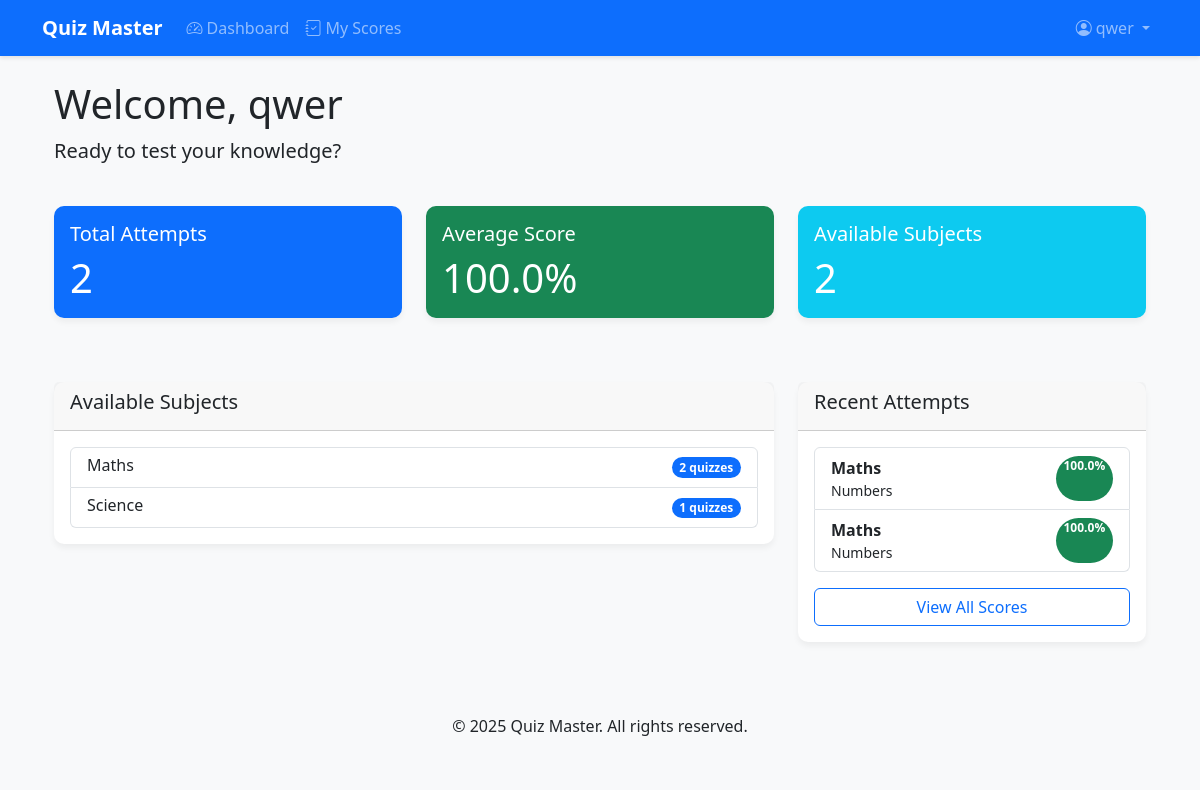
/user/dashboard (signed in), run on the app's committed database.
### models.py (models this page shows, shortened)
class User(UserMixin, db.Model):
    __tablename__ = 'users'
    id = db.Column(db.Integer, primary_key=True)
    username = db.Column(db.String(80), unique=True, nullable=False)
    email = db.Column(db.String(120), unique=True, nullable=False)
    password = db.Column(db.String(200), nullable=False)
    full_name = db.Column(db.String(120))
    qualification = db.Column(db.String(120))
    dob = db.Column(db.Date)
    is_admin = db.Column(db.Boolean, default=False)
    created_at = db.Column(db.DateTime, default=datetime.utcnow)
    scores = db.relationship('Score', backref='user', lazy=True, cascade='all, delete-orphan')

class Subject(db.Model):
    __tablename__ = 'subjects'
    id = db.Column(db.Integer, primary_key=True)
    name = db.Column(db.String(120), unique=True, nullable=False)
    description = db.Column(db.Text)
    created_at = db.Column(db.DateTime, default=datetime.utcnow)
    chapters = db.relationship('Chapter', backref='subject', lazy=True, cascade='all, delete-orphan')

class Score(db.Model):
    __tablename__ = 'scores'
    id = db.Column(db.Integer, primary_key=True)
    quiz_id = db.Column(db.Integer, db.ForeignKey('quizzes.id'), nullable=False)
    user_id = db.Column(db.Integer, db.ForeignKey('users.id'), nullable=False)
    timestamp = db.Column(db.DateTime, default=datetime.utcnow)
    total_scored = db.Column(db.Integer, nullable=False)
    total_questions = db.Column(db.Integer, nullable=False)
    @property
    def percentage(self):
        return round((self.total_scored / self.total_questions) * 100, 2)

class Chapter(db.Model):
    __tablename__ = 'chapters'
    id = db.Column(db.Integer, primary_key=True)
    name = db.Column(db.String(120), nullable=False)
    description = db.Column(db.Text)
    subject_id = db.Column(db.Integer, db.ForeignKey('subjects.id'), nullable=False)
    created_at = db.Column(db.DateTime, default=datetime.utcnow)
    quizzes = db.relationship('Quiz', backref='chapter', lazy=True, cascade='all, delete-orphan')

### routes/user.py (the view)
@user_bp.route('/dashboard')
@login_required
def dashboard():
    subjects = db.session.query(
        Subject,
        func.count(Quiz.id).label('quiz_count')
    ).select_from(Subject
    ).join(Chapter, Subject.id == Chapter.subject_id
    ).join(Quiz, Chapter.id == Quiz.chapter_id
    ).group_by(Subject.id).all()
    recent_scores = Score.query.filter_by(
        user_id=current_user.id
    ).join(Score.quiz  # Use relationship attribute
    ).join(Quiz.chapter  # Use relationship attribute
    ).join(Chapter.subject  # Use relationship attribute
    ).order_by(
        Score.timestamp.desc()
    ).limit(5).all()
    total_attempts = Score.query.filter_by(
        user_id=current_user.id
    ).count()
    avg_score = db.session.query(
        func.avg(Score.total_scored * 100.0 / Score.total_questions)
    ).filter(
        Score.user_id == current_user.id
    ).scalar()
    return render_template('user_dashboard.html',
                         subjects=subjects,
                         recent_scores=recent_scores,
                         total_attempts=total_attempts,
                         avg_score=round(avg_score or 0, 2))

### app.py (called while the page is built)
def create_app():
    app = Flask(__name__)
    app.config.from_object(Config)
    db.init_app(app)
    migrate = Migrate(app, db)
    login_manager = LoginManager()
    login_manager.login_view = 'auth.login'
    login_manager.init_app(app)
    @login_manager.user_loader
    def load_user(user_id):
        from models import User
        return User.query.get(int(user_id))
    init_routes(app)
    @app.route('/')
    def index():
        return render_template('index.html')
    return app

### templates/user_dashboard.html (shortened to what this page needs)
{% extends "base.html" %}
{% block content %}
<div class="container">
    <div class="row mb-4">
        <div class="col">
            <h1>Welcome, {{ current_user.full_name or current_user.username }}</h1>
            <p class="lead">Ready to test your knowledge?</p>
        </div>
    </div>
    <div class="row mb-5">
        <div class="col-md-4">
            <div class="card text-white bg-primary mb-3">
                <div class="card-body">
                    <h5 class="card-title">Total Attempts</h5>
                    <p class="card-text display-6">{{ total_attempts }}</p>
                </div>
            </div>
        </div>
        <div class="col-md-4">
            <div class="card text-white bg-success mb-3">
                <div class="card-body">
                    <h5 class="card-title">Average Score</h5>
                    <p class="card-text display-6">{{ avg_score }}%</p>
                </div>
            </div>
        </div>
        <div class="col-md-4">
            <div class="card text-white bg-info mb-3">
                <div class="card-body">
                    <h5 class="card-title">Available Subjects</h5>
                    <p class="card-text display-6">{{ subjects|length }}</p>
                </div>
            </div>
        </div>
    </div>
    <div class="row">
        <div class="col-md-8">
            <div class="card mb-4">
                <div class="card-header">
                    <h5>Available Subjects</h5>
                </div>
                <div class="card-body">
                    <div class="list-group">
                        {% for subject in subjects %}
                        <a href="{{ url_for('user.view_subject', subject_id=subject.Subject.id) }}"
                           class="list-group-item list-group-item-action">
                            <div class="d-flex justify-content-between align-items-center">
                                <div>
                                    <h6 class="mb-1">{{ subject.Subject.name }}</h6>
                                </div>
                                <span class="badge bg-primary rounded-pill">
                                    {{ subject.quiz_count }} quizzes
                                </span>
                            </div>
                        </a>
                        {% endfor %}
                    </div>
                </div>
            </div>
        </div>
        <div class="col-md-4">
            <div class="card">
                <div class="card-header">
                    <h5>Recent Attempts</h5>
                </div>
                <div class="card-body">
                    {% if recent_scores %}
                    <ul class="list-group">
                        {% for score in recent_scores %}
                        <li class="list-group-item">
                            <div class="d-flex justify-content-between">
                                <div>
                                    <strong>{{ score.quiz.chapter.subject.name }}</strong>
                                    <div class="small">{{ score.quiz.chapter.name }}</div>
                                </div>
                                <span class="badge bg-{{ 'success' if score.percentage >= 50 else 'danger' }} rounded-pill">
                                    {{ score.percentage }}%
                                </span>
                            </div>
                        </li>
                        {% endfor %}
                    </ul>
                    <a href="{{ url_for('user.view_my_scores') }}" class="btn btn-outline-primary mt-3 w-100">
                        View All Scores
                    </a>
                    {% else %}
                    <p class="text-muted">No quiz attempts yet</p>
                    <a href="{{ url_for('user.dashboard') }}" class="btn btn-primary w-100">
                        Take a Quiz
                    </a>
                    {% endif %}
                </div>
            </div>
        </div>
    </div>
</div>
{% endblock %}

### templates/base.html (shortened to what this page needs)
<!DOCTYPE html>
<html lang="en">
<head>
    <link href="https://cdn.jsdelivr.net/npm/bootstrap@5.3.0/dist/css/bootstrap.min.css" rel="stylesheet">
    <link rel="stylesheet" href="https://cdn.jsdelivr.net/npm/bootstrap-icons@1.10.0/font/bootstrap-icons.css">
    <link rel="stylesheet" href="{{ url_for('static', filename='css/styles.css') }}">
</head>
<body>
    <nav class="navbar navbar-expand-lg navbar-dark bg-primary">
        <div class="container">
            <a class="navbar-brand" href="{{ url_for('index') }}">Quiz Master</a>
            <div class="collapse navbar-collapse" id="navbarNav">
                <ul class="navbar-nav me-auto">
                    {% if current_user.is_authenticated %}
                    {% if not current_user.is_admin %}
                        <li class="nav-item">
                            <a class="nav-link" href="{{ url_for('user.dashboard') }}">
                                <i class="bi bi-speedometer2 me-1"></i>Dashboard
                            </a>
                        </li>
                        <li class="nav-item">
                            <a class="nav-link" href="{{ url_for('user.view_my_scores') }}">
                                <i class="bi bi-journal-check me-1"></i>My Scores
                            </a>
                        </li>
                        {% endif %}
                    {% endif %}
                </ul>
                <ul class="navbar-nav">
                    {% if current_user.is_authenticated %}
                        <li class="nav-item dropdown">
                            <a class="nav-link dropdown-toggle" href="#" id="userDropdown" role="button" data-bs-toggle="dropdown" aria-expanded="false">
                                <i class="bi bi-person-circle me-1"></i>{{ current_user.full_name or current_user.username }}
                            </a>
                        </li>
                    {% endif %}
                </ul>
            </div>
        </div>
    </nav>
    <main class="container my-4">
        {% block content %}{% endblock %}
    </main>
    <footer class="bg-light py-4 mt-5">
        <div class="container text-center">
            <p class="mb-0">&copy; 2025 Quiz Master. All rights reserved.</p>
        </div>
    </footer>
</body>
</html>

### static/css/styles.css (style rules this page uses)
body { font-family: 'Segoe UI', Tahoma, Geneva, Verdana, sans-serif; background-color: #f8f9fa; color: #212529; }
.navbar { box-shadow: 0 2px 4px rgba(0,0,0,.1); }
.navbar-brand { font-weight: 700; }
.card { border: none; border-radius: 10px; box-shadow: 0 4px 6px rgba(0,0,0,.05); transition: transform 0.2s, box-shadow 0.2s; }

### data on the page
User: full_name "qwer"
Subject: Subject.name "Maths", quiz_count "2"
Subject: Subject.name "Science", quiz_count "1"
Score: quiz.chapter.subject.name "Maths", quiz.chapter.name "Numbers", percentage "100.0"
Score: quiz.chapter.subject.name "Maths", quiz.chapter.name "Numbers", percentage "100.0"

### other printed values
{{ total_attempts }} "2"
{{ avg_score }} "100.0"
{{ subjects|length }} "2"
